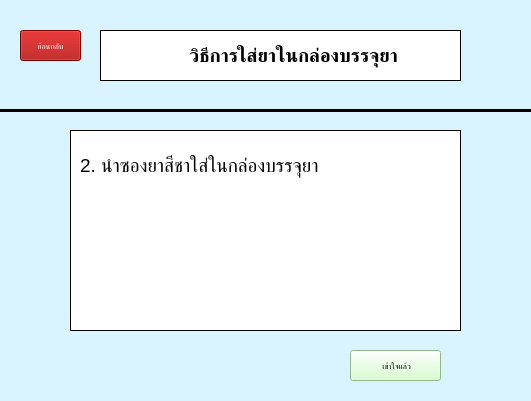
<?xml version="1.0" encoding="UTF-8"?>
<ui version="4.0">
 <class>med_pack2</class>
 <widget class="QMainWindow" name="med_pack2">
  <property name="geometry">
   <rect>
    <x>0</x>
    <y>0</y>
    <width>531</width>
    <height>401</height>
   </rect>
  </property>
  <property name="font">
   <font>
    <pointsize>10</pointsize>
   </font>
  </property>
  <property name="windowTitle">
   <string>วิธีการใส่ยา</string>
  </property>
  <property name="styleSheet">
   <string notr="true">background-color: rgb(217, 244, 255)</string>
  </property>
  <property name="toolButtonStyle">
   <enum>Qt::ToolButtonIconOnly</enum>
  </property>
  <widget class="QWidget" name="centralwidget2">
   <widget class="QLabel" name="packMed2_label">
    <property name="geometry">
     <rect>
      <x>100</x>
      <y>30</y>
      <width>361</width>
      <height>51</height>
     </rect>
    </property>
    <property name="font">
     <font>
      <pointsize>14</pointsize>
      <weight>75</weight>
      <bold>true</bold>
     </font>
    </property>
    <property name="styleSheet">
     <string notr="true">background-color: rgb(255, 255, 255);</string>
    </property>
    <property name="frameShape">
     <enum>QFrame::Box</enum>
    </property>
    <property name="lineWidth">
     <number>1</number>
    </property>
    <property name="text">
     <string>     วิธีการใส่ยาในกล่องบรรจุยา</string>
    </property>
    <property name="textFormat">
     <enum>Qt::AutoText</enum>
    </property>
    <property name="scaledContents">
     <bool>false</bool>
    </property>
    <property name="alignment">
     <set>Qt::AlignCenter</set>
    </property>
    <property name="wordWrap">
     <bool>true</bool>
    </property>
   </widget>
   <widget class="QLabel" name="pack_icon2_label">
    <property name="geometry">
     <rect>
      <x>110</x>
      <y>40</y>
      <width>31</width>
      <height>31</height>
     </rect>
    </property>
    <property name="font">
     <font>
      <pointsize>24</pointsize>
      <weight>75</weight>
      <bold>true</bold>
     </font>
    </property>
    <property name="styleSheet">
     <string notr="true">background-color: rgb(255, 255, 255);</string>
    </property>
    <property name="frameShape">
     <enum>QFrame::NoFrame</enum>
    </property>
    <property name="lineWidth">
     <number>1</number>
    </property>
    <property name="text">
     <string/>
    </property>
    <property name="textFormat">
     <enum>Qt::AutoText</enum>
    </property>
    <property name="pixmap">
     <pixmap resource="../Resources/resources.qrc">:/icons/istockphoto-1263011147-170667a.jpg</pixmap>
    </property>
    <property name="scaledContents">
     <bool>true</bool>
    </property>
    <property name="alignment">
     <set>Qt::AlignCenter</set>
    </property>
    <property name="wordWrap">
     <bool>true</bool>
    </property>
   </widget>
   <widget class="Line" name="line2">
    <property name="geometry">
     <rect>
      <x>-10</x>
      <y>100</y>
      <width>541</width>
      <height>20</height>
     </rect>
    </property>
    <property name="frameShadow">
     <enum>QFrame::Plain</enum>
    </property>
    <property name="lineWidth">
     <number>3</number>
    </property>
    <property name="orientation">
     <enum>Qt::Horizontal</enum>
    </property>
   </widget>
   <widget class="QPushButton" name="pack_back2_pushButton">
    <property name="geometry">
     <rect>
      <x>20</x>
      <y>30</y>
      <width>61</width>
      <height>31</height>
     </rect>
    </property>
    <property name="font">
     <font>
      <pointsize>6</pointsize>
     </font>
    </property>
    <property name="styleSheet">
     <string notr="true">color: rgb(255, 255, 255);
background-color: rgb(166, 0, 0)</string>
    </property>
    <property name="text">
     <string>ย้อนกลับ</string>
    </property>
   </widget>
   <widget class="QFrame" name="frame2">
    <property name="geometry">
     <rect>
      <x>70</x>
      <y>130</y>
      <width>391</width>
      <height>201</height>
     </rect>
    </property>
    <property name="styleSheet">
     <string notr="true">background-color: rgb(255, 255, 255);</string>
    </property>
    <property name="frameShape">
     <enum>QFrame::Box</enum>
    </property>
    <property name="frameShadow">
     <enum>QFrame::Plain</enum>
    </property>
    <widget class="QLabel" name="step2_label">
     <property name="geometry">
      <rect>
       <x>10</x>
       <y>10</y>
       <width>361</width>
       <height>51</height>
      </rect>
     </property>
     <property name="font">
      <font>
       <pointsize>14</pointsize>
      </font>
     </property>
     <property name="text">
      <string>2. นำซองยาสีชาใส่ในกล่องบรรจุยา</string>
     </property>
    </widget>
    <widget class="QLabel" name="img2_label">
     <property name="geometry">
      <rect>
       <x>100</x>
       <y>80</y>
       <width>171</width>
       <height>91</height>
      </rect>
     </property>
     <property name="text">
      <string/>
     </property>
     <property name="pixmap">
      <pixmap resource="../Resources/resources.qrc">:/image/med_pack2_img.png</pixmap>
     </property>
     <property name="scaledContents">
      <bool>true</bool>
     </property>
     <property name="alignment">
      <set>Qt::AlignCenter</set>
     </property>
    </widget>
   </widget>
   <widget class="QPushButton" name="next2_pushButton">
    <property name="geometry">
     <rect>
      <x>350</x>
      <y>350</y>
      <width>91</width>
      <height>31</height>
     </rect>
    </property>
    <property name="font">
     <font>
      <pointsize>6</pointsize>
     </font>
    </property>
    <property name="styleSheet">
     <string notr="true">background-color: rgb(206, 255, 197);</string>
    </property>
    <property name="text">
     <string> เข้าใจแล้ว</string>
    </property>
    <property name="icon">
     <iconset resource="../Resources/resources.qrc">
      <normaloff>:/icons/next_icon.png</normaloff>:/icons/next_icon.png</iconset>
    </property>
    <property name="iconSize">
     <size>
      <width>20</width>
      <height>30</height>
     </size>
    </property>
   </widget>
  </widget>
 </widget>
 <resources>
  <include location="../Resources/resources.qrc"/>
 </resources>
 <connections/>
</ui>
